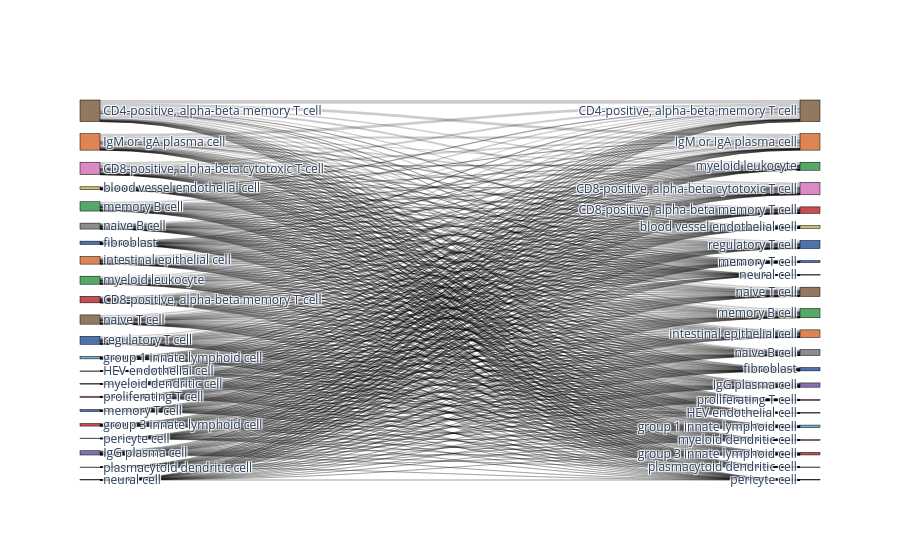
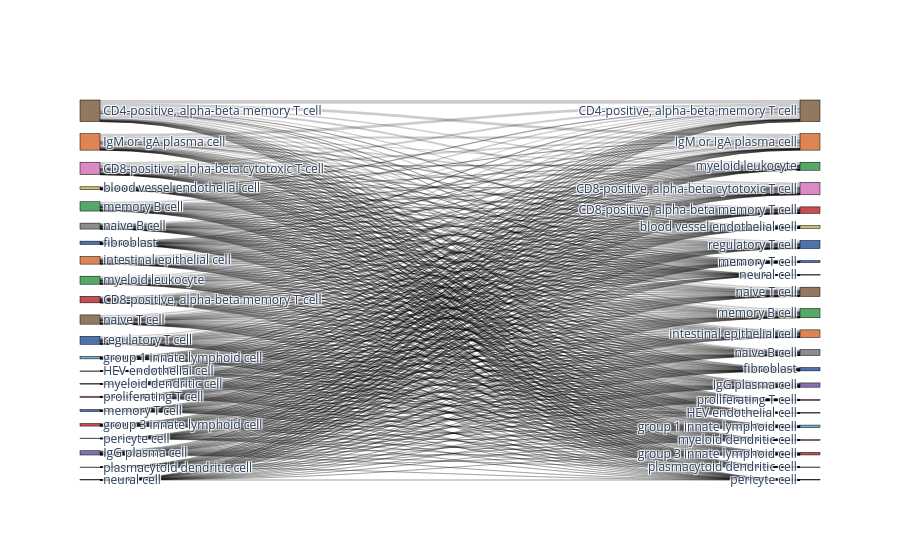

The notebook cell saved with these charts, in order:
### Code cell
# Compare to random assignment
import random
random.seed(1)
adata_predicted.obs['random_labeling'] = list(adata_predicted.obs[celltype_test].sample(frac=1))

bc.tl.report(
    adata_pred=adata_predicted,
    celltype=celltype_test, 
    method="compare_to_random_" + method, 
    analysis_name=analysis_name,
    train_datasets = adata_trains,
    test_dataset = adata_orig,
    merge = merge,
    name_prediction="random_labeling",
    name_report="compare_to_random_auto_annot", 
    use_raw=use_raw,
    remove_nonshared=True, 
    clustering='leiden', 
    asymmetric_matrix=True, 
    delimiter='\t', 
    verbose=True)

### Figure 1 — Plotly figure (JSON) as saved in the notebook; plotly's stock layout.template omitted (floating-point values rounded to 4 significant figures; data arrays with more than 128 entries replaced by an {"elided": "..."} marker saying what was removed)
{"data": [{"link": {"source": {"elided": "474 int values"}, "target": {"elided": "474 int values"}, "value": {"elided": "474 int values"}}, "node": {"color": ["#937860", "#da8bc3", "#c44e52", "#8c8c8c", "#8172b3", "#dd8452", "#ccb974", "#4c72b0", "#64b5cd", "#c44e52", "#dd8452", "#55a868", "#4c72b0", "#dd8452", "#55a868", "#8c8c8c", "#937860", "#ccb974", "#8172b3", "#64b5cd", "#da8bc3", "#4c72b0", "#937860", "#da8bc3", "#c44e52", "#8c8c8c", "#8172b3", "#dd8452", "#ccb974", "#4c72b0", "#64b5cd", "#c44e52", "#dd8452", "#55a868", "#4c72b0", "#dd8452", "#55a868", "#8c8c8c", "#937860", "#ccb974", "#8172b3", "#64b5cd", "#da8bc3", "#4c72b0"], "label": ["CD4-positive, alpha-beta memory T cell", "CD8-positive, alpha-beta cytotoxic T cell", "CD8-positive, alpha-beta memory T cell", "HEV endothelial cell", "IgG plasma cell", "IgM or IgA plasma cell", "blood vessel endothelial cell", "fibroblast", "group 1 innate lymphoid cell", "group 3 innate lymphoid cell", "intestinal epithelial cell", "memory B cell", "memory T cell", "myeloid dendritic cell", "myeloid leukocyte", "naive B cell", "naive T cell", "neural cell", "pericyte cell", "plasmacytoid dendritic cell", "proliferating T cell", "regulatory T cell", "CD4-positive, alpha-beta memory T cell", "CD8-positive, alpha-beta cytotoxic T cell", "CD8-positive, alpha-beta memory T cell", "HEV endothelial cell", "IgG plasma cell", "IgM or IgA plasma cell", "blood vessel endothelial cell", "fibroblast", "group 1 innate lymphoid cell", "group 3 innate lymphoid cell", "intestinal epithelial cell", "memory B cell", "memory T cell", "myeloid dendritic cell", "myeloid leukocyte", "naive B cell", "naive T cell", "neural cell", "pericyte cell", "plasmacytoid dendritic cell", "proliferating T cell", "regulatory T cell"], "line": {"color": "black", "width": 0.5}, "pad": 15, "thickness": 20}, "type": "sankey"}], "layout": {}}

### Figure 2 — Plotly figure (JSON) as saved in the notebook; plotly's stock layout.template omitted (floating-point values rounded to 4 significant figures; data arrays with more than 128 entries replaced by an {"elided": "..."} marker saying what was removed)
{"data": [{"link": {"source": {"elided": "474 int values"}, "target": {"elided": "474 int values"}, "value": {"elided": "474 int values"}}, "node": {"color": ["#937860", "#da8bc3", "#c44e52", "#8c8c8c", "#8172b3", "#dd8452", "#ccb974", "#4c72b0", "#64b5cd", "#c44e52", "#dd8452", "#55a868", "#4c72b0", "#dd8452", "#55a868", "#8c8c8c", "#937860", "#ccb974", "#8172b3", "#64b5cd", "#da8bc3", "#4c72b0", "#937860", "#da8bc3", "#c44e52", "#8c8c8c", "#8172b3", "#dd8452", "#ccb974", "#4c72b0", "#64b5cd", "#c44e52", "#dd8452", "#55a868", "#4c72b0", "#dd8452", "#55a868", "#8c8c8c", "#937860", "#ccb974", "#8172b3", "#64b5cd", "#da8bc3", "#4c72b0"], "label": ["CD4-positive, alpha-beta memory T cell", "CD8-positive, alpha-beta cytotoxic T cell", "CD8-positive, alpha-beta memory T cell", "HEV endothelial cell", "IgG plasma cell", "IgM or IgA plasma cell", "blood vessel endothelial cell", "fibroblast", "group 1 innate lymphoid cell", "group 3 innate lymphoid cell", "intestinal epithelial cell", "memory B cell", "memory T cell", "myeloid dendritic cell", "myeloid leukocyte", "naive B cell", "naive T cell", "neural cell", "pericyte cell", "plasmacytoid dendritic cell", "proliferating T cell", "regulatory T cell", "CD4-positive, alpha-beta memory T cell", "CD8-positive, alpha-beta cytotoxic T cell", "CD8-positive, alpha-beta memory T cell", "HEV endothelial cell", "IgG plasma cell", "IgM or IgA plasma cell", "blood vessel endothelial cell", "fibroblast", "group 1 innate lymphoid cell", "group 3 innate lymphoid cell", "intestinal epithelial cell", "memory B cell", "memory T cell", "myeloid dendritic cell", "myeloid leukocyte", "naive B cell", "naive T cell", "neural cell", "pericyte cell", "plasmacytoid dendritic cell", "proliferating T cell", "regulatory T cell"], "line": {"color": "black", "width": 0.5}, "pad": 15, "thickness": 20}, "type": "sankey"}], "layout": {}}
